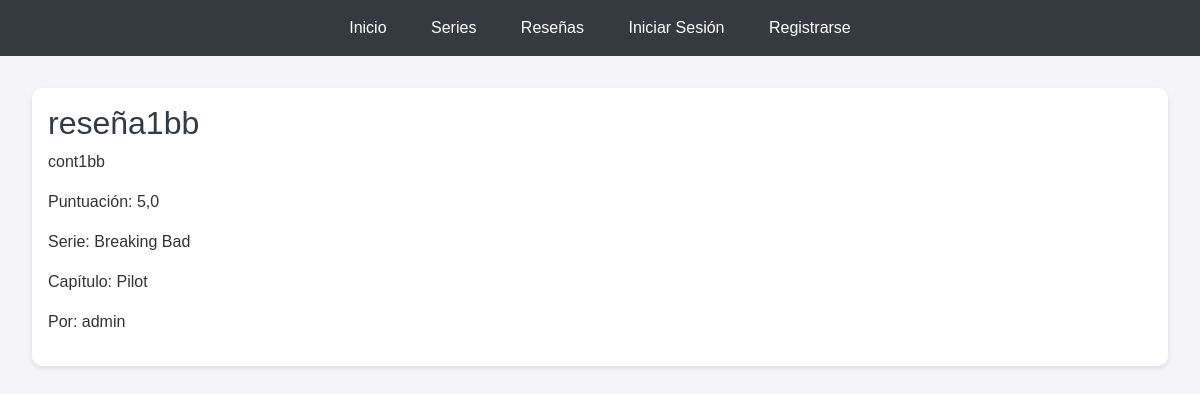
Page /reseñas/1/ on the committed database.
### apps/reseñas/models.py (models this page shows, shortened)
class Reseña(models.Model):
    usuario = models.ForeignKey(User, on_delete=models.CASCADE)
    serie = models.ForeignKey(Serie, on_delete=models.CASCADE)
    capitulo = models.ForeignKey(Capitulo, on_delete=models.CASCADE)
    titulo = models.CharField(max_length=100)
    contenido = models.TextField()
    puntuacion = models.DecimalField(
        max_digits=3,
        decimal_places=1,
        validators=[
            MaxValueValidator(5.0),
            MinValueValidator(0.0)
        ])

### apps/series/models.py (models this page shows, shortened)
class Serie(models.Model):
    titulo = models.CharField(max_length=200)
    sinopsis = models.TextField()
    imagen = models.ImageField(upload_to='series/', blank=True, null=True)

class Capitulo(models.Model):
    titulo = models.CharField(max_length=200)
    numero = models.IntegerField()  # Número del capítulo dentro de la temporada
    temporada = models.IntegerField()  # Número de la temporada
    serie = models.ForeignKey(Serie, on_delete=models.CASCADE, related_name='capitulos')
    descripcion = models.TextField()

### templates/reseñas/reseña_detail.html (shortened to what this page needs)
{% extends 'base.html' %}
{% load static %}
{% block content %}
    <div class="review-container">
        <h2 class="review-title">{{ object.titulo }}</h2>
        <p class="review-content">{{ object.contenido }}</p>
        <p class="review-info">Puntuación: {{ object.puntuacion }}</p>
        <p class="review-info">Serie: {{ object.serie.titulo }}</p>
        <p class="review-info">Capítulo: {{ object.capitulo.titulo }}</p>
        <p class="review-info">Por: {{ object.usuario.username }}</p>
    </div>
{% endblock %}

### static/css/styles.css (style rules this page uses)
body { font-family: Arial, sans-serif; margin: 0; padding: 0; background-color: #f4f4f9; color: #333; }
h2 { color: #343a40; }

### rows in the picture
Reseña: titulo "reseña1bb", contenido "cont1bb", puntuacion "5,0", serie.titulo "Breaking Bad", capitulo.titulo "Pilot", usuario.username "admin"
